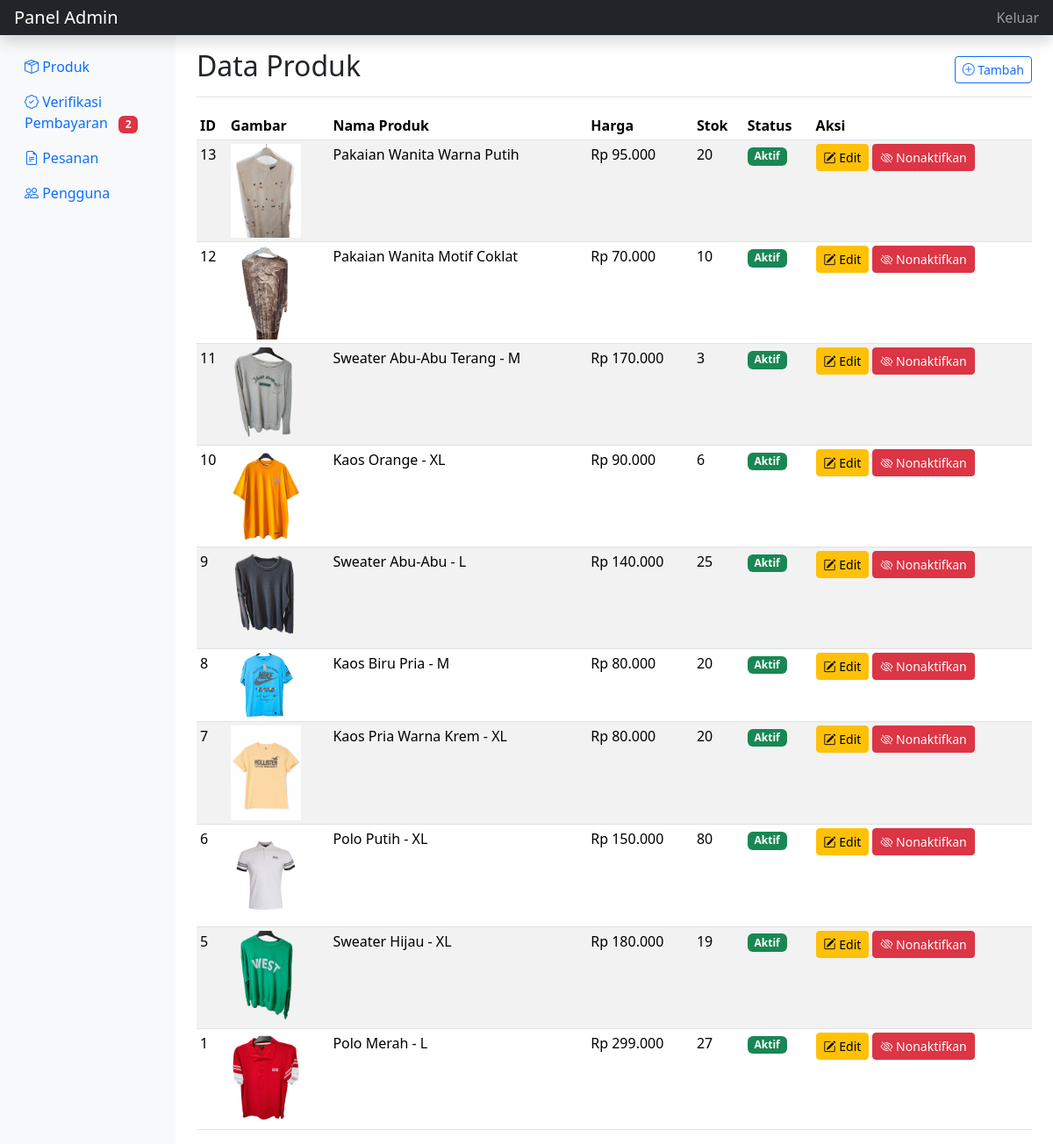
/admin/index.php (signed in), run on the app's committed database.
### tables this page shows
CREATE TABLE `products` (
  `id` int(11) NOT NULL,
  `name` varchar(255) NOT NULL,
  `description` text NOT NULL,
  `category` enum('Polo','Sweater','Kaos','Pakaian Wanita') NOT NULL DEFAULT 'Kaos',
  `price` decimal(10,2) NOT NULL,
  `stock` int(11) NOT NULL,
  `image` varchar(255) NOT NULL,
  `is_active` tinyint(1) NOT NULL DEFAULT 1,
  `created_at` timestamp NOT NULL DEFAULT current_timestamp()
);

### admin/index.php (the view, shortened to what this page needs)
<?php
require_once '../includes/db.php';
include '_header_admin.php';
?>
<div class="d-flex justify-content-between flex-wrap flex-md-nowrap align-items-center pt-3 pb-2 mb-3 border-bottom">
    <h1 class="h2">Data Produk</h1>
    <div class="btn-toolbar mb-2 mb-md-0">
        <a href="tambah_produk.php" class="btn btn-sm btn-outline-primary"><i class="bi bi-plus-circle"></i> Tambah</a>
    </div>
</div>
<div class="table-responsive">
    <table class="table table-striped table-sm">
        <thead>
            <tr>
                <th>ID</th>
                <th>Gambar</th>
                <th>Nama Produk</th>
                <th>Harga</th>
                <th>Stok</th>
                <th>Status</th>
                <th>Aksi</th>
            </tr>
        </thead>
        <tbody>
            <?php
            $result = $conn->query("SELECT * FROM products ORDER BY id DESC");
            if ($result && $result->num_rows > 0) {
                while ($row = $result->fetch_assoc()):
                    $row_class = $row['is_active'] ? '' : 'table-secondary text-muted';
            ?>
            <tr class="<?php echo $row_class; ?>">
                <td><?php echo $row['id']; ?></td>
                <td><img src="<?php echo BASE_URL; ?>uploads/products/<?php echo htmlspecialchars($row['image']); ?>" width="80" onerror="this.onerror=null;this.src='https://placehold.co/100x100/EEE/31343C?text=No+Image';"></td>
                <td><?php echo htmlspecialchars($row['name']); ?></td>
                <td>Rp <?php echo number_format($row['price'], 0, ',', '.'); ?></td>
                <td><?php echo $row['stock']; ?></td>
                <td>
                    <?php if ($row['is_active']): ?>
                        <span class="badge bg-success">Aktif</span>
                    <?php else: ?>
                        <span class="badge bg-danger">Nonaktif</span>
                    <?php endif; ?>
                </td>
                <td>
                    <a href="edit_produk.php?id=<?php echo $row['id']; ?>" class="btn btn-warning btn-sm"><i class="bi bi-pencil-square"></i> Edit</a>
                    <?php if ($row['is_active']): ?>
                        <a href="hapus_produk.php?id=<?php echo $row['id']; ?>" class="btn btn-danger btn-sm" onclick="return confirm('Anda yakin ingin menonaktifkan produk ini?');"><i class="bi bi-eye-slash"></i> Nonaktifkan</a>
                    <?php else: ?>
                         <a href="hapus_produk.php?id=<?php echo $row['id']; ?>&action=activate" class="btn btn-info btn-sm" onclick="return confirm('Anda yakin ingin mengaktifkan kembali produk ini?');"><i class="bi bi-eye"></i> Aktifkan</a>
                    <?php endif; ?>
                </td>
            </tr>
            <?php
                endwhile;
            }
            ?>
        </tbody>
    </table>
</div>
<?php include '_footer_admin.php'; ?>

### data on the page
products: id "13", image (picture), name "Pakaian Wanita Warna Putih", price "95.000", stock "20", is_active "Aktif"
products: id "12", image (picture), name "Pakaian Wanita Motif Coklat", price "70.000", stock "10", is_active "Aktif"
products: id "11", image (picture), name "Sweater Abu-Abu Terang - M", price "170.000", stock "3", is_active "Aktif"
products: id "10", image (picture), name "Kaos Orange - XL", price "90.000", stock "6", is_active "Aktif"
products: id "9", image (picture), name "Sweater Abu-Abu - L", price "140.000", stock "25", is_active "Aktif"
products: id "8", image (picture), name "Kaos Biru Pria - M", price "80.000", stock "20", is_active "Aktif"
products: id "7", image (picture), name "Kaos Pria Warna Krem - XL", price "80.000", stock "20", is_active "Aktif"
products: id "6", image (picture), name "Polo Putih - XL", price "150.000", stock "80", is_active "Aktif"
products: id "5", image (picture), name "Sweater Hijau - XL", price "180.000", stock "19", is_active "Aktif"
products: id "1", image (picture), name "Polo Merah - L", price "299.000", stock "27", is_active "Aktif"

### other printed values
$verif_count "2"
